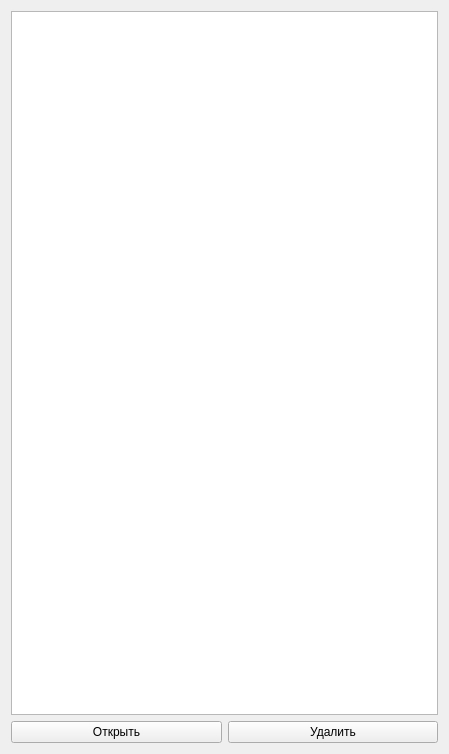
<?xml version="1.0" encoding="UTF-8"?>
<ui version="4.0">
 <class>Favorites</class>
 <widget class="QWidget" name="Favorites">
  <property name="geometry">
   <rect>
    <x>0</x>
    <y>0</y>
    <width>449</width>
    <height>754</height>
   </rect>
  </property>
  <property name="windowTitle">
   <string>Form</string>
  </property>
  <layout class="QVBoxLayout" name="verticalLayout">
   <item>
    <widget class="QListWidget" name="listWidget1">
     <property name="contextMenuPolicy">
      <enum>Qt::CustomContextMenu</enum>
     </property>
    </widget>
   </item>
   <item>
    <layout class="QHBoxLayout" name="horizontalLayout">
     <item>
      <widget class="QPushButton" name="pushButton_2">
       <property name="text">
        <string>Открыть</string>
       </property>
      </widget>
     </item>
     <item>
      <widget class="QPushButton" name="pushButton">
       <property name="text">
        <string>Удалить</string>
       </property>
      </widget>
     </item>
    </layout>
   </item>
  </layout>
 </widget>
 <resources/>
 <connections/>
</ui>
